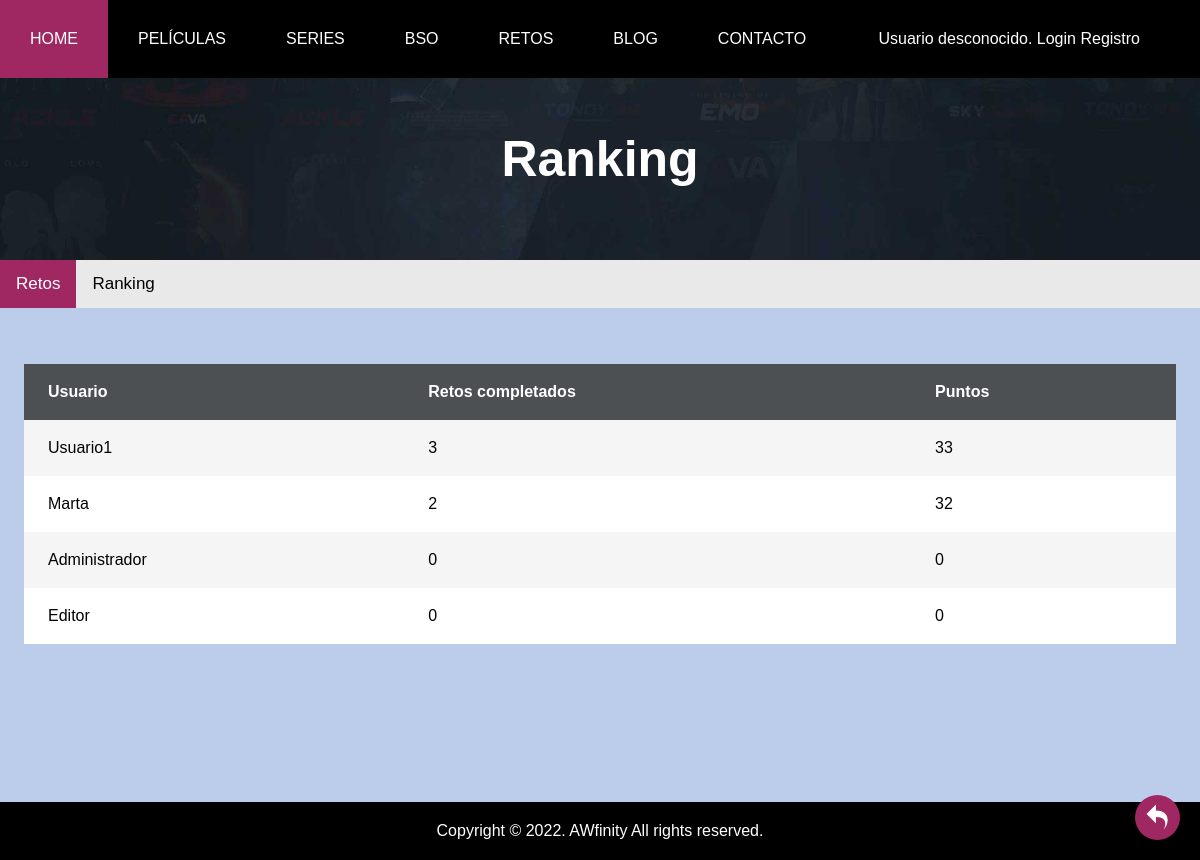
/ranking.php, run on an earlier commit of the app's database.
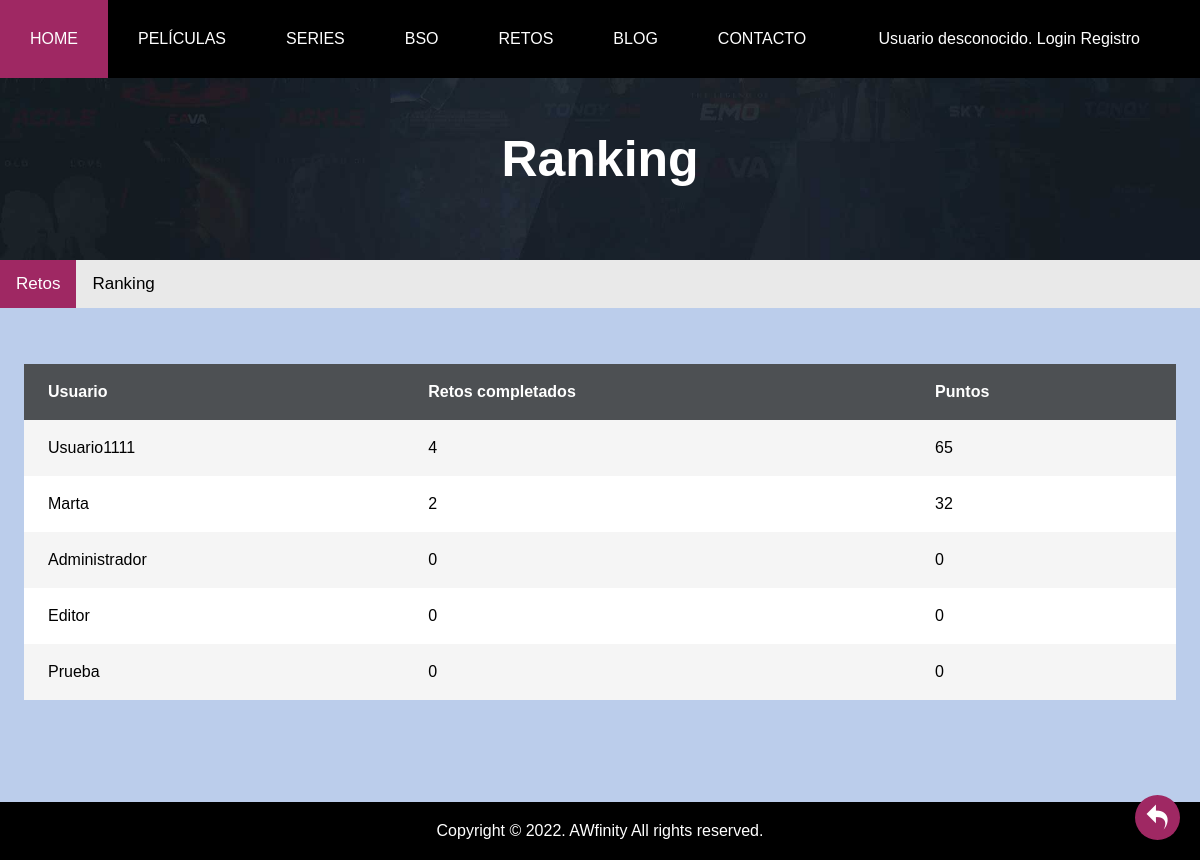
And on a later commit of the database.
### tables this page shows
CREATE TABLE `usuarios` (
  `id_user` int(10) NOT NULL,
  `nombreUsuario` varchar(20) NOT NULL,
  `nombre` varchar(20) NOT NULL,
  `apellido` varchar(20) NOT NULL,
  `password` varchar(255) NOT NULL,
  `rol_user` enum('admin','editor','user','') NOT NULL,
  `puntos` int(10) NOT NULL
);

### includes/Usuario.php (called while the page is built, shortened)
<?php
class Usuario
{
    private $nombre;
    private $puntos;
    private function __construct($nombreUsuario, $nombre, $apellido, $password, $rol_user,$puntos, $id = NULL) {
        $this->nombre = $nombre;
        $this->puntos=$puntos;
    }
    public function getNombre(){
        return $this->nombre;
    }
    public function getPuntos(){
        return $this->puntos;
    }
    public static function getUsuariosOrdenPuntos($numPagina,$numPorPagina)
    {
        $conn = Aplicacion::getInstance()->getConexionBd();
        $query = sprintf("SELECT * FROM usuarios ORDER BY puntos DESC");
        if ($numPorPagina > 0) {
            $query .= " LIMIT $numPorPagina";
            $offset = $numPagina  *$numPorPagina;
        }
        $rs = $conn->query($query);
        $result = array();
        if ($rs) {
           while($fila = mysqli_fetch_assoc($rs)){
                $result[] = new Usuario($fila['nombreUsuario'], $fila['nombre'], $fila['apellido'], $fila['password'], $fila['rol_user'],$fila['puntos'],  $fila['id_user']);
            }
        } else {
            error_log("Error BD ({$conn->errno}): {$conn->error}");
        }
        return $result;
    }
}
?>

### includes/UsuarioReto.php (called while the page is built, shortened)
<?php
class UsuarioReto{
    static public function retosCompletadosPorUser($id_user){
        $conn = Aplicacion::getInstance()->getConexionBd();
        $sql = sprintf("SELECT COUNT(*) total FROM usuarioreto U WHERE U.id_usuario ='%s' AND U.completado='%s'",$conn->real_escape_string($id_user),1);
		$consulta = $conn->query($sql);
        $result=0;
        if($consulta){
        if($consulta->num_rows > 0){
	       if ($fila = mysqli_fetch_assoc($consulta)) {
	        	$result = $fila['total'];
	        }
    	}
    }
        return $result;
}
}
?>

### ranking.php (the view, shortened to what this page needs)
<?php
$contenidoPrincipal = '';
$numPorPagina = 6;
if(isset($_GET['numPagina'])){
  $user = Usuario::getNumUsuarios();
  $numPagina = $_GET['numPagina'];
  if($user > $numPorPagina * ($numPagina +1)){
      $numPagina++;
      $ruta= "ranking.php?numPagina=".$numPagina;
      $enlaceSiguiente = "<div class='butonGeneral'><a href=\"$ruta\"> > </a></div>";
      $numPagina--;
  }
  if($numPagina >0){
      $numPagina--;
      $ruta= "ranking.php?numPagina=".$numPagina;
      $enlaceAnterior = "<div class='butonGeneral'><a href=\"$ruta\"> < </a></div>";
      $numPagina++;
  }
}
else{
  $numPagina = 0;
}
$contenidoPrincipal .= <<<EOS
<div class="encabezado encabezado-bg">
<div class="tituloIndex">
<h1>Ranking</h1>
</div>
</div>
<div class="menublog">
<a class="active" href="./retoVista.php">Retos</a>
<a  href="./ranking.php">Ranking</a>
</div>
<div class="contened">
<div class="wrapper">
<table>
    <thead>
        <tr>
            <th>Usuario</th>
            <th>Retos completados</th>
            <th>Puntos</th>
        </tr>
    </thead>
    <tbody>
EOS;
$usuarios= Usuario::getUsuariosOrdenPuntos($numPagina,$numPorPagina);
        foreach($usuarios as $us){
                $contenidoPrincipal .=<<<EOS
                <tr>
                <td class="nombre">{$us->getNombre()}</td>
                EOS;
                $retoscompl=UsuarioReto::retosCompletadosPorUser($us->getId());
                $contenidoPrincipal.=<<<EOS
                <td class="team">{$retoscompl}</td>
                <td class="points">{$us->getPuntos()}</td>
                </tr>
                EOS;
        }
$contenidoPrincipal.=<<<EOS
</tbody>
		</table>
		</div>
		</div>
EOS;
require __DIR__. '/includes/vistas/plantillas/plantilla.php';
?>

What changed in the data, as far as the page shows it:
changed usuarios: nombre "Usuario1" → "Usuario1111"; retoscompl "3" → "4"; puntos "33" → "65"
added usuarios: nombre "Prueba", retoscompl "0", puntos "0"
